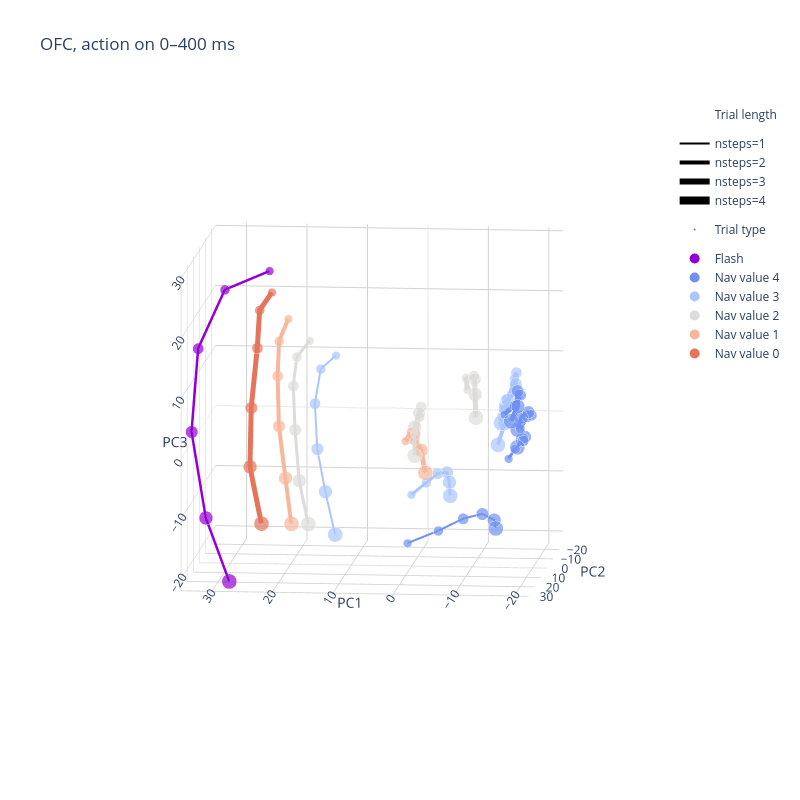

Write notebook code for a chart like this one.
### Code cell
# 200ms sliding window, combine all targets, look at trials with different lengths


values = np.arange(4)
value_sizes = values * 9
step_colors = sns.color_palette(palette='coolwarm',n_colors=5)


trial_colors = {
    "Flash": "darkviolet",
    "Nav value 4 ": float_to_plotly_color(step_colors[0]),
    "Nav value 3": float_to_plotly_color(step_colors[1]),
    "Nav value 2": float_to_plotly_color(step_colors[2]),
    "Nav value 1": float_to_plotly_color(step_colors[3]),
    "Nav value 0": float_to_plotly_color(step_colors[4])
}


# -----------------------------
# Figure
# -----------------------------
fig = go.Figure()

# -----------------------------
# Real data traces (no legend)
# -----------------------------


# Flash trials
fig.add_trace(
    go.Scatter3d(
        x=step_X_flash[:, 0][::5],
        y=step_X_flash[:, 1][::5],
        z=step_X_flash[:, 2][::5],
        mode="lines+markers",
        marker=dict(size=10 + 1.5 * np.arange(17), color='darkviolet'),
        line=dict(width=5, color='darkviolet'),
        showlegend=False
    )
)

# get nav FR with different lengths
for nsteps in range(1,5):
    
    nav_step_pc = step_X_nav[nsteps-1]
    
    
    # Navigation trials
    for ss in range(nsteps+1):
        fig.add_trace(
            go.Scatter3d(
                x=nav_step_pc[ss, :, 0][::5],
                y=nav_step_pc[ss, :, 1][::5],
                z=nav_step_pc[ss, :, 2][::5],
                mode="lines+markers",
                marker=dict(
                    size= 10 + 1.5 * np.arange(6),
                    color = float_to_plotly_color(step_colors[nsteps-ss])
                ),
                line=dict(width= 2+nsteps*2, color= float_to_plotly_color(step_colors[nsteps-ss])),
                showlegend=False
            )
        )

# -----------------------------
# Dummy legend: Value (line width)
# -----------------------------
fig.add_trace(go.Scatter3d(
    x=[None], y=[None], z=[None],
    mode="lines",
    line=dict(width=0),
    name="Trial length",
    showlegend=True
))

for vv in range(4):
    fig.add_trace(
        go.Scatter3d(
            x=[None], y=[None], z=[None],
            mode="lines",
            line=dict(
                width=2 * vv + 2,
                color="black"
            ),
            name=f"nsteps={vv+1}",
            legendgroup="step",
            showlegend=True
        )
    )


# -----------------------------
# Dummy legend: Trial type (symbol)
# -----------------------------
fig.add_trace(go.Scatter3d(
    x=[None], y=[None], z=[None],
    mode="markers",
    marker=dict(size=0),
    name="Trial type",
    showlegend=True
))

for label, color in trial_colors.items():
    fig.add_trace(
        go.Scatter3d(
            x=[None], y=[None], z=[None],
            mode="markers",
            marker=dict(size=10, color=color),
            name=label,
            legendgroup="trial_type",
            showlegend=True
        )
    )


# -----------------------------
# Layout
# -----------------------------
fig.update_layout(
    scene=dict(
        xaxis_title="PC1",
        yaxis_title="PC2",
        zaxis_title="PC3"
    ),
    title=f"{region}, action on 0–400 ms",
    width=800,
    height=800,
    legend=dict(tracegroupgap=10)
)

fig.update_layout(
    scene=dict(
        xaxis=dict(showbackground=False, gridcolor="lightgrey"),
        yaxis=dict(showbackground=False, gridcolor="lightgrey"),
        zaxis=dict(showbackground=False, gridcolor="lightgrey"),
        bgcolor="white"
    ),
    plot_bgcolor="black"
)
fig.update_layout(scene_camera=dict(projection=dict(type="orthographic")))

fig.write_html("/Volumes/Extreme SSD/Subspace/OFC, flash and navigation nsteps.html")
fig.show()

### Figure 1 — Plotly figure (JSON) as saved in the notebook; plotly's stock layout.template omitted (floating-point values rounded to 4 significant figures)
{"data": [{"line": {"color": "darkviolet", "width": 5}, "marker": {"color": "darkviolet", "size": [10, 11.5, 13, 14.5, 16, 17.5, 19, 20.5, 22, 23.5, 25, 26.5, 28, 29.5, 31, 32.5, 34]}, "mode": "lines+markers", "showlegend": false, "type": "scatter3d", "x": [22.04, 28.72, 32.64, 33.41, 31.0, 27.25], "y": [14.55, 21.53, 26.46, 29.57, 30.13, 28.93], "z": [29.01, 26.87, 17.78, 4.383, -9.8, -20.51]}, {"line": {"color": "rgb(170,198,253)", "width": 4}, "marker": {"color": "rgb(170,198,253)", "size": [10, 11.5, 13, 14.5, 16, 17.5]}, "mode": "lines+markers", "showlegend": false, "type": "scatter3d", "x": [11.99, 14.38, 15.32, 14.94, 13.56, 11.86], "y": [5.224, 6.454, 6.774, 6.634, 7.095, 7.902], "z": [13.64, 11.55, 5.835, -1.749, -8.748, -15.73]}, {"line": {"color": "rgb(111,145,242)", "width": 4}, "marker": {"color": "rgb(111,145,242)", "size": [10, 11.5, 13, 14.5, 16, 17.5]}, "mode": "lines+markers", "showlegend": false, "type": "scatter3d", "x": [-0.02373, -5.166, -9.492, -13.02, -15.42, -15.97], "y": [6.957, 7.534, 9.669, 13.21, 17.56, 20.52], "z": [-17.16, -14.93, -12.5, -11.09, -11.4, -12.31]}, {"line": {"color": "rgb(221,220,219)", "width": 6}, "marker": {"color": "rgb(221,220,219)", "size": [10, 11.5, 13, 14.5, 16, 17.5]}, "mode": "lines+markers", "showlegend": false, "type": "scatter3d", "x": [16.82, 18.97, 19.59, 19.31, 18.64, 17.13], "y": [0.1533, 0.1644, -0.03786, -0.2167, -0.3235, -0.08624], "z": [15.26, 12.53, 7.66, 0.3051, -8.162, -15.31]}, {"line": {"color": "rgb(170,198,253)", "width": 6}, "marker": {"color": "rgb(170,198,253)", "size": [10, 11.5, 13, 14.5, 16, 17.5]}, "mode": "lines+markers", "showlegend": false, "type": "scatter3d", "x": [0.482, -1.915, -3.843, -5.526, -6.239, -6.623], "y": [-4.257, -4.964, -4.713, -3.175, -0.02316, 2.752], "z": [-10.84, -8.915, -7.309, -6.826, -7.961, -9.772]}, {"line": {"color": "rgb(111,145,242)", "width": 6}, "marker": {"color": "rgb(111,145,242)", "size": [10, 11.5, 13, 14.5, 16, 17.5]}, "mode": "lines+markers", "showlegend": false, "type": "scatter3d", "x": [-16.9, -18.08, -19.54, -20.06, -19.77, -19.08], "y": [8.705, 9.507, 11.02, 13.07, 14.77, 16.06], "z": [-2.55, -0.782, 0.8933, 1.826, 1.67, 0.5639]}, {"line": {"color": "rgb(246,183,156)", "width": 8}, "marker": {"color": "rgb(246,183,156)", "size": [10, 11.5, 13, 14.5, 16, 17.5]}, "mode": "lines+markers", "showlegend": false, "type": "scatter3d", "x": [20.79, 22.36, 22.71, 22.63, 21.56, 20.65], "y": [-3.873, -4.287, -5.388, -6.696, -6.676, -7.304], "z": [18.18, 14.37, 8.408, -0.1373, -8.753, -16.46]}, {"line": {"color": "rgb(221,220,219)", "width": 8}, "marker": {"color": "rgb(221,220,219)", "size": [10, 11.5, 13, 14.5, 16, 17.5]}, "mode": "lines+markers", "showlegend": false, "type": "scatter3d", "x": [1.236, 0.5445, 0.3763, 0.5916, 1.059, 0.7962], "y": [-17.51, -18.46, -19.08, -17.61, -15.26, -12.74], "z": [-2.891, -0.09009, 1.475, 0.6821, -1.245, -5.622]}, {"line": {"color": "rgb(170,198,253)", "width": 8}, "marker": {"color": "rgb(170,198,253)", "size": [10, 11.5, 13, 14.5, 16, 17.5]}, "mode": "lines+markers", "showlegend": false, "type": "scatter3d", "x": [-13.99, -14.41, -14.94, -14.9, -15.21, -14.21], "y": [-7.676, -7.748, -6.268, -4.556, -2.184, -0.5355], "z": [1.893, 3.697, 4.885, 3.622, 1.631, -1.688]}, {"line": {"color": "rgb(111,145,242)", "width": 8}, "marker": {"color": "rgb(111,145,242)", "size": [10, 11.5, 13, 14.5, 16, 17.5]}, "mode": "lines+markers", "showlegend": false, "type": "scatter3d", "x": [-18.44, -19.79, -20.66, -20.45, -19.52, -19.01], "y": [5.188, 6.983, 8.719, 11.03, 13.64, 14.8], "z": [1.823, 4.121, 4.764, 5.654, 5.184, 3.322]}, {"line": {"color": "rgb(230,116,90)", "width": 10}, "marker": {"color": "rgb(230,116,90)", "size": [10, 11.5, 13, 14.5, 16, 17.5]}, "mode": "lines+markers", "showlegend": false, "type": "scatter3d", "x": [23.63, 25.78, 26.25, 27.31, 27.44, 25.53], "y": [-5.157, -6.329, -7.173, -7.706, -6.881, -6.652], "z": [22.36, 19.17, 12.74, 2.685, -6.99, -16.4]}, {"line": {"color": "rgb(246,183,156)", "width": 10}, "marker": {"color": "rgb(246,183,156)", "size": [10, 11.5, 13, 14.5, 16, 17.5]}, "mode": "lines+markers", "showlegend": false, "type": "scatter3d", "x": [3.181, 2.491, 1.966, 2.167, 0.6881, -0.3025], "y": [-21.31, -24.24, -24.88, -24.39, -22.15, -19.16], "z": [-4.613, -3.549, -3.926, -4.676, -6.209, -9.453]}, {"line": {"color": "rgb(221,220,219)", "width": 10}, "marker": {"color": "rgb(221,220,219)", "size": [10, 11.5, 13, 14.5, 16, 17.5]}, "mode": "lines+markers", "showlegend": false, "type": "scatter3d", "x": [-7.355, -7.056, -8.389, -8.673, -8.915, -9.332], "y": [-18.25, -19.64, -18.85, -17.43, -15.44, -12.71], "z": [4.573, 6.306, 6.788, 6.523, 4.299, 0.8584]}, {"line": {"color": "rgb(170,198,253)", "width": 10}, "marker": {"color": "rgb(170,198,253)", "size": [10, 11.5, 13, 14.5, 16, 17.5]}, "mode": "lines+markers", "showlegend": false, "type": "scatter3d", "x": [-15.69, -16.25, -16.58, -16.66, -15.75, -14.8], "y": [-6.534, -7.529, -7.239, -5.421, -2.14, 0.4344], "z": [5.756, 8.268, 9.305, 7.719, 5.528, 2.107]}, {"line": {"color": "rgb(111,145,242)", "width": 10}, "marker": {"color": "rgb(111,145,242)", "size": [10, 11.5, 13, 14.5, 16, 17.5]}, "mode": "lines+markers", "showlegend": false, "type": "scatter3d", "x": [-15.62, -17.39, -18.71, -18.48, -18.82, -17.82], "y": [2.818, 4.325, 6.985, 9.654, 12.62, 13.67], "z": [3.894, 5.609, 7.808, 8.915, 6.828, 4.499]}, {"line": {"width": 0}, "mode": "lines", "name": "Trial length", "showlegend": true, "type": "scatter3d", "x": [null], "y": [null], "z": [null]}, {"legendgroup": "step", "line": {"color": "black", "width": 2}, "mode": "lines", "name": "nsteps=1", "showlegend": true, "type": "scatter3d", "x": [null], "y": [null], "z": [null]}, {"legendgroup": "step", "line": {"color": "black", "width": 4}, "mode": "lines", "name": "nsteps=2", "showlegend": true, "type": "scatter3d", "x": [null], "y": [null], "z": [null]}, {"legendgroup": "step", "line": {"color": "black", "width": 6}, "mode": "lines", "name": "nsteps=3", "showlegend": true, "type": "scatter3d", "x": [null], "y": [null], "z": [null]}, {"legendgroup": "step", "line": {"color": "black", "width": 8}, "mode": "lines", "name": "nsteps=4", "showlegend": true, "type": "scatter3d", "x": [null], "y": [null], "z": [null]}, {"marker": {"size": 0}, "mode": "markers", "name": "Trial type", "showlegend": true, "type": "scatter3d", "x": [null], "y": [null], "z": [null]}, {"legendgroup": "trial_type", "marker": {"color": "darkviolet", "size": 10}, "mode": "markers", "name": "Flash", "showlegend": true, "type": "scatter3d", "x": [null], "y": [null], "z": [null]}, {"legendgroup": "trial_type", "marker": {"color": "rgb(111,145,242)", "size": 10}, "mode": "markers", "name": "Nav value 4 ", "showlegend": true, "type": "scatter3d", "x": [null], "y": [null], "z": [null]}, {"legendgroup": "trial_type", "marker": {"color": "rgb(170,198,253)", "size": 10}, "mode": "markers", "name": "Nav value 3", "showlegend": true, "type": "scatter3d", "x": [null], "y": [null], "z": [null]}, {"legendgroup": "trial_type", "marker": {"color": "rgb(221,220,219)", "size": 10}, "mode": "markers", "name": "Nav value 2", "showlegend": true, "type": "scatter3d", "x": [null], "y": [null], "z": [null]}, {"legendgroup": "trial_type", "marker": {"color": "rgb(246,183,156)", "size": 10}, "mode": "markers", "name": "Nav value 1", "showlegend": true, "type": "scatter3d", "x": [null], "y": [null], "z": [null]}, {"legendgroup": "trial_type", "marker": {"color": "rgb(230,116,90)", "size": 10}, "mode": "markers", "name": "Nav value 0", "showlegend": true, "type": "scatter3d", "x": [null], "y": [null], "z": [null]}], "layout": {"height": 800, "legend": {"tracegroupgap": 10}, "plot_bgcolor": "black", "scene": {"aspectmode": "manual", "aspectratio": {"x": 1.126, "y": 1.146, "z": 1.031}, "bgcolor": "white", "camera": {"center": {"x": 0, "y": 0, "z": 0}, "eye": {"x": -0.2154, "y": 2.128, "z": 0.3349}, "projection": {"type": "orthographic"}, "up": {"x": 0, "y": 0, "z": 1}}, "xaxis": {"gridcolor": "lightgrey", "showbackground": false, "title": {"text": "PC1"}, "type": "linear"}, "yaxis": {"gridcolor": "lightgrey", "showbackground": false, "title": {"text": "PC2"}, "type": "linear"}, "zaxis": {"gridcolor": "lightgrey", "showbackground": false, "title": {"text": "PC3"}, "type": "linear"}}, "title": {"text": "OFC, action on 0–400 ms"}, "width": 800}}
